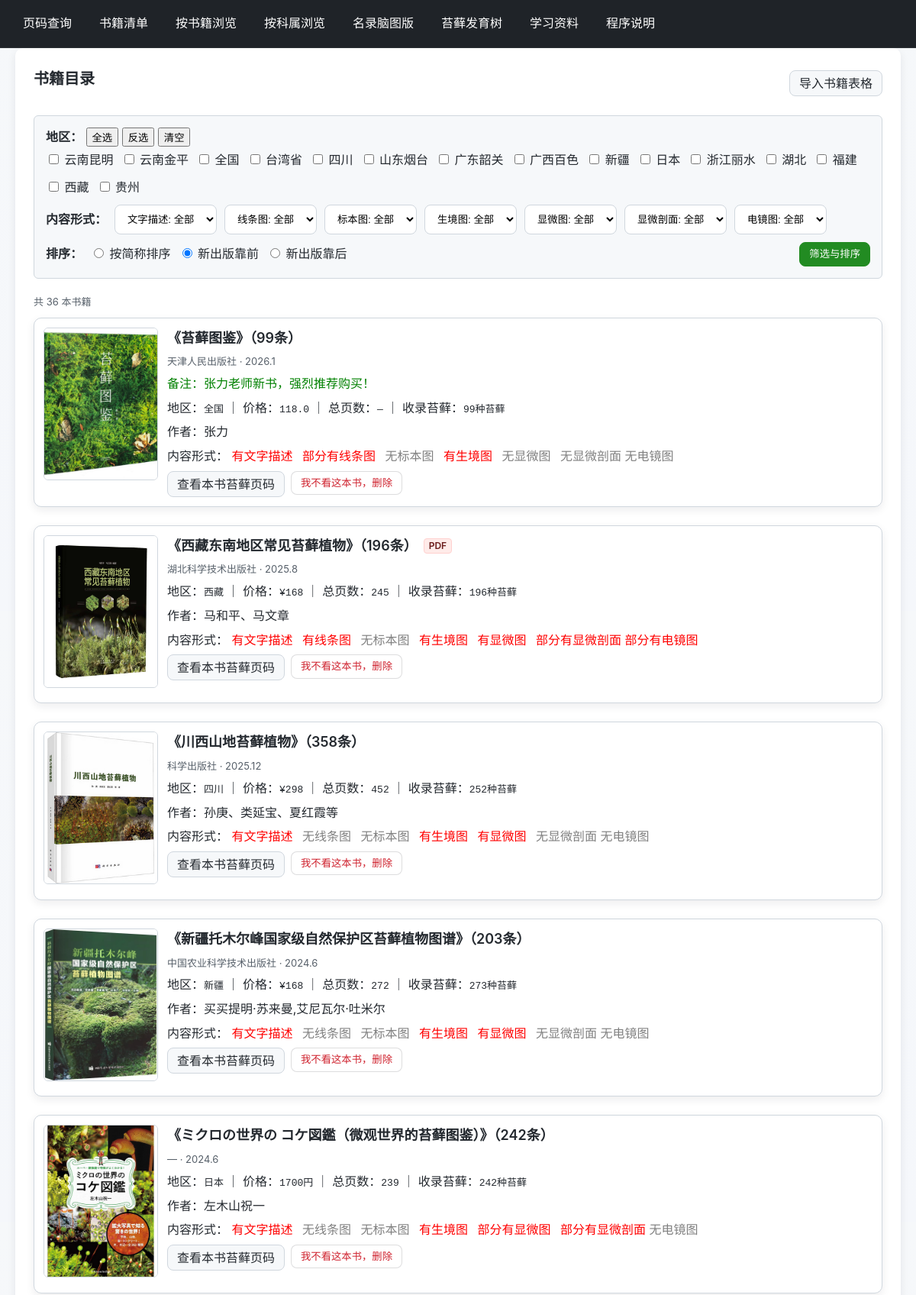
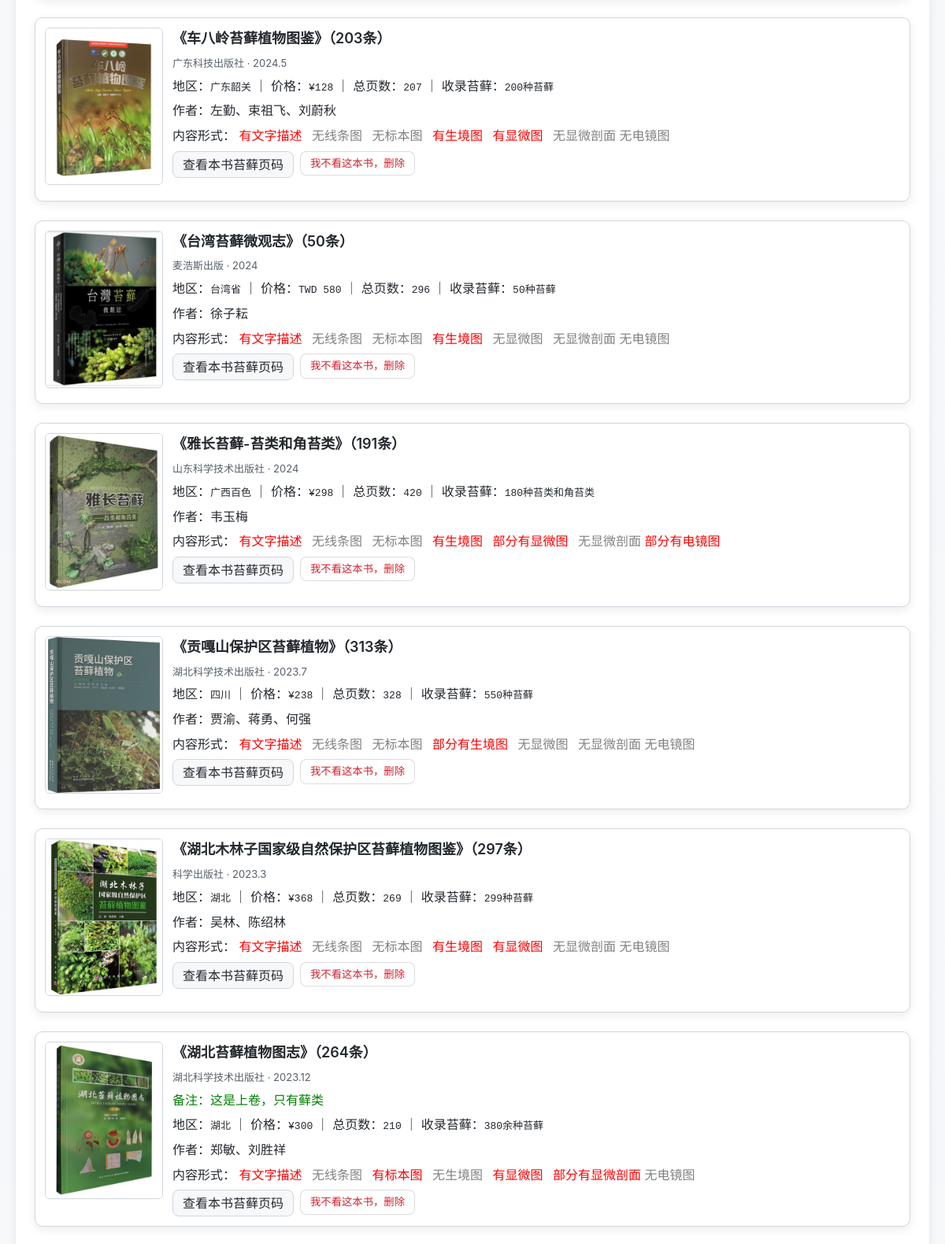
/catalog (upper part), run on the app's committed database (2 pictures, top to bottom).
### tables this page shows
CREATE TABLE books (
    id INTEGER PRIMARY KEY AUTOINCREMENT,
    book_name TEXT NOT NULL,
    short_name TEXT NOT NULL UNIQUE,
    offset INTEGER DEFAULT 0,
    has_pdf INTEGER DEFAULT 1,
    region TEXT,
    publisher TEXT,
    publish_date TEXT,
    price REAL,
    page INTEGER,
    moss_count INTEGER DEFAULT 0,
    content_format TEXT,
    author TEXT,
    cover_image TEXT,
    notes TEXT
, has_txt INTEGER DEFAULT 0, has_line INTEGER DEFAULT 0, has_spec INTEGER DEFAULT 0, has_env INTEGER DEFAULT 0, has_micro INTEGER DEFAULT 0, has_micro_section INTEGER DEFAULT 0, has_elec INTEGER DEFAULT 0);

### app.py (the view)
@app.route("/catalog")
def catalog():
    sel_regions = request.args.getlist("region")
    sel_has_txt = request.args.get("has_txt", "")
    sel_has_line = request.args.get("has_line", "")
    sel_has_spec = request.args.get("has_spec", "")
    sel_has_env = request.args.get("has_env", "")
    sel_has_micro = request.args.get("has_micro", "")
    sel_has_micro_section = request.args.get("has_micro_section", "")
    sel_has_elec = request.args.get("has_elec", "")
    sort_by = request.args.get("sort_by", "date_desc")  # default, date_asc, date_desc
    with connect_db(DB_PATH) as conn:
        init_db(conn, clear=False)
        all_regions = [r["region"] for r in conn.execute("SELECT DISTINCT region FROM books WHERE region IS NOT NULL AND region != '' ORDER BY region").fetchall()]
        sql = """
            SELECT b.id, b.short_name, b.book_name, b.has_pdf, b.region, b.publisher, b.publish_date, b.price, b.page, b.moss_count, b.author, b.cover_image, b.notes,
                   b.has_txt, b.has_line, b.has_spec, b.has_env, b.has_micro, b.has_micro_section, b.has_elec,
                   COALESCE(cnt.c, 0) AS data_count
            FROM books b
            LEFT JOIN (
                SELECT book_id, COUNT(*) AS c
                FROM moss_pages
                GROUP BY book_id
            ) cnt ON cnt.book_id = b.id
            WHERE 1=1
        """
        params = []
        if sel_regions:
            placeholders = ",".join(["?"] * len(sel_regions))
            sql += f" AND b.region IN ({placeholders})"
            params.extend(sel_regions)
        def add_filter(field, val):
            nonlocal sql
            if val and val.isdigit():
                sql += f" AND b.{field} = ?"
                params.append(int(val))
        add_filter("has_txt", sel_has_txt)
        add_filter("has_line", sel_has_line)
        add_filter("has_spec", sel_has_spec)
        add_filter("has_env", sel_has_env)
        add_filter("has_micro", sel_has_micro)
        add_filter("has_micro_section", sel_has_micro_section)
        add_filter("has_elec", sel_has_elec)
        rows = conn.execute(sql, params).fetchall()
        books = []
        for r in rows:
            books.append({
                "id": r["id"],
                "book_name": r["book_name"],
                "has_pdf": int(r["has_pdf"]) if r["has_pdf"] is not None else 0,
                "region": r["region"],
                "publisher": r["publisher"],
                "publish_date": r["publish_date"],
                "price": r["price"],
                "page": r["page"],
                "moss_count": r["moss_count"],
                "has_txt": int(r["has_txt"]) if r["has_txt"] is not None else 0,
                "has_line": int(r["has_line"]) if r["has_line"] is not None else 0,
                "has_spec": int(r["has_spec"]) if r["has_spec"] is not None else 0,
                "has_env": int(r["has_env"]) if r["has_env"] is not None else 0,
                "has_micro": int(r["has_micro"]) if r["has_micro"] is not None else 0,
                "has_micro_section": int(r["has_micro_section"]) if r["has_micro_section"] is not None else 0,
                "has_elec": int(r["has_elec"]) if r["has_elec"] is not None else 0,
                "author": r["author"],
                "cover_image": r["cover_image"],
                "notes": r["notes"],
                "data_count": (int(r["data_count"]) if r["data_count"] is not None else 0),
                "short_name": r["short_name"]
            })
        if sort_by == "date_asc":
            def date_key(b):
                d = str(b["publish_date"] or "")
                import re
                m = re.search(r"(\d+(\.\d+)?)", d)
                if m:
                    return float(m.group(1))
                return 99999.0 # Unknown dates last
            books.sort(key=date_key)
        elif sort_by == "date_desc":
            def date_key(b):
                d = str(b["publish_date"] or "")
                import re
                m = re.search(r"(\d+(\.\d+)?)", d)
                if m:
                    return float(m.group(1))
                return -1.0 # Unknown dates last (or first? usually last is better)
            books.sort(key=date_key, reverse=True)
        else:
            books.sort(key=lambda x: (x["short_name"] or "").lower())
    return render_template(
        "catalog.html",
        books=books,
        all_regions=all_regions,
        sel_regions=sel_regions,
        sel_has_txt=sel_has_txt,
        sel_has_line=sel_has_line,
        sel_has_spec=sel_has_spec,
        sel_has_env=sel_has_env,
        sel_has_micro=sel_has_micro,
        sel_has_micro_section=sel_has_micro_section,
        sel_has_elec=sel_has_elec,
        sort_by=sort_by
    )

### app.py (called while the page is built)
def connect_db(db_path: str) -> sqlite3.Connection:
    conn = sqlite3.connect(db_path)
    conn.row_factory = sqlite3.Row
    return conn

### templates/catalog.html (shortened to what this page needs)
{% extends 'base.html' %}
{% block content %}
<div style="display:flex; justify-content:space-between; align-items:center; margin-bottom:20px;">
  <h2>书籍目录</h2>
  <a href="{{ url_for('importbooks') }}" class="btn">导入书籍表格</a>
</div>
<form method="get" action="{{ url_for('catalog') }}" style="background:#f6f8fa; padding:15px; border-radius:6px; border:1px solid #d0d7de; margin-bottom:20px;">
  <div style="margin-bottom:10px;">
    <strong>地区：</strong>
    <button type="button" onclick="selectAllRegions()">全选</button>
    <button type="button" onclick="invertRegions()">反选</button>
    <button type="button" onclick="clearRegions()">清空</button>
    <div style="display:flex; flex-wrap:wrap; gap:10px; margin-top:5px;" id="region-container">
      {% for region in all_regions %}
        <label style="cursor:pointer;">
          <input type="checkbox" name="region" value="{{ region }}" {% if region in sel_regions %}checked{% endif %} onchange="this.form.submit()"> {{ region }}
        </label>
      {% endfor %}
    </div>
  </div>
  <div style="margin-bottom:10px; display:flex; flex-wrap:wrap; gap:10px; align-items:center;">
    <strong>内容形式：</strong>
    <select name="has_txt" onchange="this.form.submit()" style="width:auto;">
      <option value="">文字描述: 全部</option>
    </select>
    <select name="has_line" onchange="this.form.submit()" style="width:auto;">
      <option value="">线条图: 全部</option>
    </select>
    <select name="has_spec" onchange="this.form.submit()" style="width:auto;">
      <option value="">标本图: 全部</option>
    </select>
    <select name="has_env" onchange="this.form.submit()" style="width:auto;">
      <option value="">生境图: 全部</option>
    </select>
    <select name="has_micro" onchange="this.form.submit()" style="width:auto;">
      <option value="">显微图: 全部</option>
    </select>
    <select name="has_micro_section" onchange="this.form.submit()" style="width:auto;">
      <option value="">显微剖面: 全部</option>
    </select>
    <select name="has_elec" onchange="this.form.submit()" style="width:auto;">
      <option value="">电镜图: 全部</option>
    </select>
  </div>
  <div style="display:flex; gap:10px; align-items:center;">
    <strong>排序：</strong>
    <label><input type="radio" name="sort_by" value="default" {% if sort_by == 'default' %}checked{% endif %} onchange="this.form.submit()"> 按简称排序</label>
    <label><input type="radio" name="sort_by" value="date_desc" {% if sort_by == 'date_desc' %}checked{% endif %} onchange="this.form.submit()"> 新出版靠前</label>
    <label><input type="radio" name="sort_by" value="date_asc" {% if sort_by == 'date_asc' %}checked{% endif %} onchange="this.form.submit()"> 新出版靠后</label>
    <button type="submit" class="btn primary" style="margin-left:auto;">筛选与排序</button>
  </div>
</form>
{% if books %}
  <div class="muted" style="margin-bottom:10px;">共 {{ books|length }} 本书籍</div>
  <div style="display:flex; flex-direction:column; gap:12px;">
    {% for b in books %}
      <div class="card" style="display:flex; gap:12px; align-items:flex-start;">
        <div style="width:150px; flex:0 0 150px;">
          {% if b.cover_image %}
            <img src="{{ url_for('img_file', filename=b.cover_image) }}" alt="{{ b.book_name }} 封面" style="width:100%; height:200px; object-fit:cover; border:1px solid #d0d7de; border-radius:6px;">
          {% else %}
            <div style="width:100%; height:200px; border:1px dashed #d0d7de; border-radius:6px; display:flex; align-items:center; justify-content:center; color:#57606a;">暂无封面</div>
          {% endif %}
        </div>
        <div style="flex:1;">
          <div style="font-size:18px; font-weight:600; margin-bottom:6px; display:flex; align-items:center; gap:8px;">
            <span>{{ b.book_name }}（{{ b.data_count }}条）</span>
            {% if b.has_pdf %}
              <span style="display:inline-block; padding:0 6px; font-size:12px; line-height:18px; border-radius:4px; background:#ffebe9; color:#6a1b1a; border:1px solid #ffd1cf;">PDF</span>
            {% endif %}
          </div>
          <div class="muted" style="margin-bottom:6px;">
            {{ b.publisher or '—' }} · {{ b.publish_date or '—' }}
          </div>
          {% if b.notes %}
            <div style="margin-bottom:6px; color:green;">备注：{{ b.notes }}</div>
          {% endif %}
          <div style="margin-bottom:6px;">
            地区：<code>{{ b.region or '—' }}</code> ｜ 价格：<code>{{ b.price if b.price is not none else '—' }}</code> ｜ 总页数：<code>{{ b.page if b.page is not none else '—' }}</code> ｜ 收录苔藓：<code>{{ b.moss_count if b.moss_count is not none else '—' }}</code>
          </div>
          <div style="margin-bottom:6px;">
            作者：{{ b.author or '—' }}
          </div>
          <div style="margin-bottom:6px;">
            内容形式：
            <span style="margin-right:8px; color:{{ 'red' if b.has_txt == 1 else 'gray' if b.has_txt == 0 else '' }}">{{ '有文字描述' if b.has_txt else '无文字描述' }}</span>
            <span style="margin-right:8px; color:{{ 'red' if b.has_line == 1 or b.has_line == 2 else 'gray' if b.has_line == 0 else '' }}">{{ '有线条图' if b.has_line == 1 else '部分有线条图' if b.has_line == 2 else '无线条图' }}</span>
            <span style="margin-right:8px; color:{{ 'red' if b.has_spec == 1 or b.has_spec == 2 else 'gray' if b.has_spec == 0 else '' }}">{{ '有标本图' if b.has_spec == 1 else '部分有标本图' if b.has_spec == 2 else '无标本图' }}</span>
            <span style="margin-right:8px; color:{{ 'red' if b.has_env == 1 or b.has_env == 2 else 'gray' if b.has_env == 0 else '' }}">{{ '有生境图' if b.has_env == 1 else '部分有生境图' if b.has_env == 2 else '无生境图' }}</span>
            <span style="margin-right:8px; color:{{ 'red' if b.has_micro == 1 or b.has_micro == 2 else 'gray' if b.has_micro == 0 else '' }}">{{ '有显微图' if b.has_micro == 1 else '部分有显微图' if b.has_micro == 2 else '无显微图' }}</span>
            <span style="color:{{ 'red' if b.has_micro_section == 1 or b.has_micro_section == 2 else 'gray' if b.has_micro_section == 0 else '' }}">{{ '有显微剖面' if b.has_micro_section == 1 else '部分有显微剖面' if b.has_micro_section == 2 else '无显微剖面' }}</span>
            <span style="margin-right:8px; color:{{ 'red' if b.has_elec == 1 or b.has_elec == 2 else 'gray' if b.has_elec == 0 else '' }}">{{ '有电镜图' if b.has_elec == 1 else '部分有电镜图' if b.has_elec == 2 else '无电镜图' }}</span>
          </div>
          <div style="display:flex; gap:8px;">
            {% if b.data_count|int > 0 %}
              <a class="btn" href="{{ url_for('browse', book_id=b.id) }}">查看本书苔藓页码</a>
            {% endif %}
            <form method="post" action="{{ url_for('delete_book', book_id=b.id) }}" onsubmit="return confirm('删除以后，无法恢复，只能通过重新导入books.xlxs表格恢复，确认删除？');" style="display:inline;">
              <button type="submit" class="btn" style="background-color: #fff; color: #cf222e; border-color: rgba(27,31,36,0.15);">我不看这本书，删除</button>
            </form>
          </div>
        </div>
      </div>
    {% endfor %}
  </div>
{% else %}
  <div class="flash error">未找到书籍数据。</div>
{% endif %}
{% endblock %}

### templates/base.html (shortened to what this page needs)
<!doctype html>
<html lang="zh-CN">
<head>
  <link rel="stylesheet" href="{{ url_for('static', filename='style.css') }}">
</head>
<body class="{% block body_class %}{% endblock %}">
  <header>
    <nav>
      <a href="{{ url_for('index') }}">页码查询</a>
      <a href="{{ url_for('catalog') }}">书籍清单</a>
      <a href="{{ url_for('browse') }}">按书籍浏览</a>
      <a href="{{ url_for('taxonomy') }}">按科属浏览</a>
      <a href="{{ url_for('mindmap') }}">名录脑图版</a>
      <a href="{{ url_for('phylogeny') }}">苔藓发育树</a>
      <a href="{{ url_for('resources') }}">学习资料</a>
      <a href="{{ url_for('about') }}">程序说明</a>
    </nav>
  </header>
  <div class="container">
    {% block content %}{% endblock %}
  </div>
</body>
</html>

### static/style.css (style rules this page uses)
:root { --bg: #f5f7fb; --surface: #ffffff; --text: #24292f; --muted: #57606a; --border: #d0d7de; --shadow: 0 4px 12px rgba(27,31,35,.08); --radius: 10px; --primary: #228B22; --primary-hover: #1a6e1a; --primary-weak: #e6f4ea; --success-bg: #dafbe1; --success-border: #a8f0bd; --success-text: #1a7f37; --error-bg: #ffebe9; --error-border: #ffd1cf; --error-text: #6a1b1a; }
* { box-sizing: border-box; }
html, body { height: 100%; }
body { font-family: -apple-system, BlinkMacSystemFont, 'Segoe UI', Roboto, 'Helvetica Neue', Arial, 'Noto Sans', 'PingFang SC', 'Microsoft YaHei', sans-serif; margin: 0; color: var(--text); background: linear-gradient(180deg, #f6f8fa 0%, var(--bg) 100%); line-height: 1.6; }
a { color: var(--primary); text-decoration: none; }
header { position: sticky; top: 0; z-index: 1000; background: #1f2328; color: #fff; padding: 12px 20px; border-bottom: 1px solid rgba(255,255,255,0.06); }
header nav { display: flex; gap: 16px; align-items: center; flex-wrap: wrap; }
header a { color: #fff; text-decoration: none; padding: 6px 10px; border-radius: 6px; transition: background .2s ease, color .2s ease; }
.container { width: 100%; max-width: 1160px; margin: 0 auto; background: var(--surface); padding: 24px; border-radius: var(--radius); box-shadow: var(--shadow); }
h1, h2, h3 { color: var(--text); margin: 0 0 12px; }
h2 { font-size: 20px; }
.btn { display: inline-flex; align-items: center; gap: 6px; padding: 8px 12px; border-radius: 8px; border: 1px solid var(--border); background: #f6f8fa; color: var(--text); cursor: pointer; line-height: 1; transition: background .2s ease, border-color .2s ease, transform .02s ease; text-decoration: none; }
.btn.primary { background: var(--primary); border-color: var(--primary); color: #fff; }
.input, select, textarea { width: 100%; padding: 10px 12px; border: 1px solid var(--border); border-radius: 8px; background: #fff; transition: border-color .2s ease, box-shadow .2s ease; }
.muted { color: var(--muted); font-size: 13px; }
.card { border: 1px solid var(--border); border-radius: var(--radius); padding: 12px; margin-bottom: 12px; background: var(--surface); box-shadow: var(--shadow); }
img { border-radius: 6px; }

### data on the page
books: cover_image (picture), book_name "《苔藓图鉴》", data_count "99", publisher "天津人民出版社", publish_date "2026.1", notes "张力老师新书，强烈推荐购买！", region "全国", price "118.0", page "—", moss_count "99种苔藓", author "张力", has_txt "有文字描述", has_line "部分有线条图", has_spec "无标本图", has_env "有生境图", has_micro "无显微图", has_micro_section "无显微剖面", has_elec "无电镜图"
books: cover_image (picture), book_name "《西藏东南地区常见苔藓植物》", data_count "196", has_pdf "PDF", publisher "湖北科学技术出版社", publish_date "2025.8", region "西藏", price "¥168", page "245", moss_count "196种苔藓", author "马和平、马文章", has_txt "有文字描述", has_line "有线条图", has_spec "无标本图", has_env "有生境图", has_micro "有显微图", has_micro_section "部分有显微剖面", has_elec "部分有电镜图"
books: cover_image (picture), book_name "《川西山地苔藓植物》", data_count "358", publisher "科学出版社", publish_date "2025.12", region "四川", price "¥298", page "452", moss_count "252种苔藓", author "孙庚、类延宝、夏红霞等", has_txt "有文字描述", has_line "无线条图", has_spec "无标本图", has_env "有生境图", has_micro "有显微图", has_micro_section "无显微剖面", has_elec "无电镜图"
books: cover_image (picture), book_name "《新疆托木尔峰国家级自然保护区苔藓植物图谱》", data_count "203", publisher "中国农业科学技术出版社", publish_date "2024.6", region "新疆", price "¥168", page "272", moss_count "273种苔藓", author "买买提明·苏来曼,艾尼瓦尔·吐米尔", has_txt "有文字描述", has_line "无线条图", has_spec "无标本图", has_env "有生境图", has_micro "有显微图", has_micro_section "无显微剖面", has_elec "无电镜图"
books: cover_image (picture), book_name "《ミクロの世界の コケ図鑑（微观世界的苔藓图鉴）》", data_count "242", publisher "—", publish_date "2024.6", region "日本", price "1700円", page "239", moss_count "242种苔藓", author "左木山祝一", has_txt "有文字描述", has_line "无线条图", has_spec "无标本图", has_env "有生境图", has_micro "部分有显微图", has_micro_section "部分有显微剖面", has_elec "无电镜图"
books: cover_image (picture), book_name "《车八岭苔藓植物图鉴》", data_count "203", publisher "广东科技出版社", publish_date "2024.5", region "广东韶关", price "¥128", page "207", moss_count "200种苔藓", author "左勤、束祖飞、刘蔚秋", has_txt "有文字描述", has_line "无线条图", has_spec "无标本图", has_env "有生境图", has_micro "有显微图", has_micro_section "无显微剖面", has_elec "无电镜图"
books: cover_image (picture), book_name "《台湾苔藓微观志》", data_count "50", publisher "麦浩斯出版", publish_date "2024", region "台湾省", price "TWD 580", page "296", moss_count "50种苔藓", author "徐子耘", has_txt "有文字描述", has_line "无线条图", has_spec "无标本图", has_env "有生境图", has_micro "无显微图", has_micro_section "无显微剖面", has_elec "无电镜图"
books: cover_image (picture), book_name "《雅长苔藓-苔类和角苔类》", data_count "191", publisher "山东科学技术出版社", publish_date "2024", region "广西百色", price "¥298", page "420", moss_count "180种苔类和角苔类", author "韦玉梅", has_txt "有文字描述", has_line "无线条图", has_spec "无标本图", has_env "有生境图", has_micro "部分有显微图", has_micro_section "无显微剖面", has_elec "部分有电镜图"
books: cover_image (picture), book_name "《贡嘎山保护区苔藓植物》", data_count "313", publisher "湖北科学技术出版社", publish_date "2023.7", region "四川", price "¥238", page "328", moss_count "550种苔藓", author "贾渝、蒋勇、何强", has_txt "有文字描述", has_line "无线条图", has_spec "无标本图", has_env "部分有生境图", has_micro "无显微图", has_micro_section "无显微剖面", has_elec "无电镜图"
books: cover_image (picture), book_name "《湖北木林子国家级自然保护区苔藓植物图鉴》", data_count "297", publisher "科学出版社", publish_date "2023.3", region "湖北", price "¥368", page "269", moss_count "299种苔藓", author "吴林、陈绍林", has_txt "有文字描述", has_line "无线条图", has_spec "无标本图", has_env "有生境图", has_micro "有显微图", has_micro_section "无显微剖面", has_elec "无电镜图"
books: cover_image (picture), book_name "《湖北苔藓植物图志》", data_count "264", publisher "湖北科学技术出版社", publish_date "2023.12", notes "这是上卷，只有藓类", region "湖北", price "¥300", page "210", moss_count "380余种苔藓", author "郑敏、刘胜祥", has_txt "有文字描述", has_line "无线条图", has_spec "有标本图", has_env "无生境图", has_micro "有显微图", has_micro_section "部分有显微剖面", has_elec "无电镜图"

### other printed values
{{ region }} "云南昆明" "云南金平" "全国" "台湾省" "四川" "山东烟台" "广东韶关" "广西百色" "新疆" "日本" "浙江丽水" "湖北" "福建" "西藏" "贵州"
{{ books|length }} "36"
